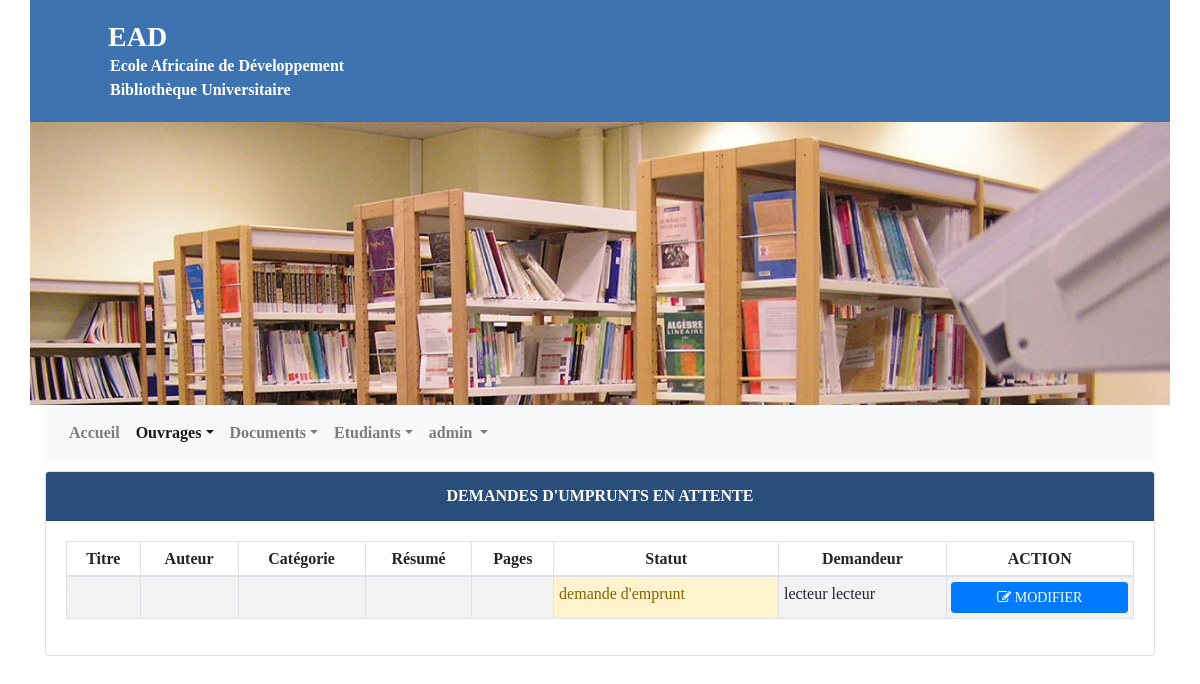
Page /?c=AdmlisteEmp (signed in) on the committed database.
### tables this page shows
CREATE TABLE `operations` (
  `id_op` int(11) NOT NULL,
  `lib_op` varchar(50) NOT NULL,
  `id_etudiant` int(11) NOT NULL,
  `id_exp` int(11) NOT NULL,
  `operation` varchar(1) NOT NULL,
  `date_demande_op` varchar(50) DEFAULT NULL,
  `heure_demande_op` varchar(50) DEFAULT NULL,
  `date_debut_op` varchar(100) DEFAULT NULL,
  `heure_debut_op` varchar(50) DEFAULT NULL,
  `date_fin_op` varchar(50) DEFAULT NULL,
  `heure_fin_op` varchar(50) DEFAULT NULL,
  `jour_op` varchar(10) NOT NULL,
  `mois_op` varchar(20) NOT NULL,
  `annee_op` varchar(10) NOT NULL
);

CREATE TABLE `etudiant` (
  `id_etudiant` int(11) NOT NULL,
  `matricule` varchar(255) NOT NULL,
  `nom_etudiant` varchar(255) NOT NULL,
  `prenom_etudiant` varchar(255) NOT NULL,
  `sexe` varchar(1) NOT NULL,
  `adresse_lecteur` varchar(255) NOT NULL,
  `tel_lecteur` varchar(255) NOT NULL,
  `option_etud` varchar(50) NOT NULL,
  `annee` varchar(50) NOT NULL
);

### controllers/admin/controllers_listeEmpr.php (called while the page is built)
<?php
include('models/classe_ouvrages.php');
$listeOuvEmpr = new Ouvrages(NULL,NULL,NULL,NULL,NULL,NULL,NULL);
	$aff = $listeOuvEmpr->afficheOuvEmpr();
	include ('views/admin/listeOuvEmpr.php');
?>

### models/classe_ouvrages.php (called while the page is built, shortened)
<?php
	class ouvrages
	{
		public function afficheOuvEmpr(){
            $bdd = connexionBdd();
            $requete = $bdd->prepare('SELECT * FROM `operations` LEFT JOIN exemplaires ON operations.id_exp=exemplaires.id_exp LEFT JOIN ouvrages ON exemplaires.id_ouvrage=ouvrages.id_ouvrage LEFT JOIN auteurs ON auteurs.id_auteur=ouvrages.id_auteur LEFT JOIN categories ON categories.id_cat_ouv=ouvrages.id_cat_ouv INNER JOIN etudiant ON operations.id_etudiant=etudiant.id_etudiant LEFT JOIN compartiments ON ouvrages.id_comp=compartiments.id_comp LEFT JOIN rayon ON compartiments.id_rayon=rayon.id_rayon WHERE lib_op="demande d\'emprunt" ORDER BY id_op DESC');
            $requete->execute();
			$ouv_empr = $requete -> rowCount();
            return $requete;
        }
	}
?>

### views/admin/listeOuvEmpr.php (the view, shortened to what this page needs)
<!doctype html>
<html lang="fr-FR">
  <head>
     <link rel="stylesheet" href="css/bootstrap.min.css"/>
   <link rel="stylesheet" href="css/style.css"/>
    <link rel="stylesheet" href="assets/fonts/font-awesome.min.css">
  </head>
  <body>
   <div class="container">
<?php include('header.php'); ?>
        <div class="row" style="">
            <img src="images/bibliothèque.jpg" alt="" style="width: 100%" />
        </div>
        <div class="row">
          <div class="col-sm">
            <nav class="navbar navbar-expand-lg navbar-light bg-light">
                <div class="collapse navbar-collapse" id="navbarSupportedContent">
                  <ul class="navbar-nav mr-auto">
                    <li class="nav-item">
                      <a class="nav-link" href="?c=espAdm"><b>Accueil <span class="sr-only">(current)</span></b></a>
                    </li>
                    <li class="nav-item active dropdown">
                      <?php include('menu_ouvrages.php'); ?>
                    </li>
                    <li class="nav-item dropdown">
                      <?php include('menu_documents.php'); ?>
                    </li>
										<li class="nav-item dropdown">
                      <?php include('menu_etudiants.php'); ?>
                    </li>
                    <li class="nav-item dropdown">
                      <a class="nav-link dropdown-toggle" href="#" id="navbarDropdown" role="button" data-toggle="dropdown" aria-haspopup="true" aria-expanded="false">
                        <b><?php echo ($_SESSION['nom_admin']); ?></b>
                      </a>
                    </li>
                  </ul>
                </div>
            </nav>
          </div>
        </div>
        <div class="row" style="margin-top: 10px;">
          <div class="col-xs-12 col-sm-12 col-md-12" style="">
            <div class="card card-default">
              <div class="card-header text-white text-center text-uppercase bgc" style="">
              <strong class="">demandes d'umprunts en attente</strong>
              </div>
              <div class="card-body">
								<div class="table-responsive" style="">
								<table class="table table-bordered table-striped table-sm">
          <thead class="text-center" style="/*background-color: #6c757d*/">
								<tr>
									<th>Titre</th>
									<th>Auteur</th>
									<th>Catégorie</th>
									<th>Résumé</th>
									<th>Pages</th>
									<th>Statut</th>
									<th>Demandeur</th>
									<th style="">ACTION</th>
								</tr>
							</thead>
							<tbody class='font-weight-normal'>
									<?php while($et=$aff->fetch()){?>
									<tr>
										<td><?php echo($et['titre_ouvrage'])?></td>
										<td><?php echo($et['nom_auteur'])?></td>
										<td><?php echo($et['lib_cat_ouv'])?></td>
										<td><?php echo($et['resume_ouvrage'])?></td>
										<td><span class="badge"><?php echo($et['nbre_page_ouv'])?></span></td>
										<td class="alert-warning"><?php echo($et['lib_op'])?></td>
										<td><?php echo($et['prenom_etudiant'])?> <?php echo($et['nom_etudiant'])?></td>
										<td style="text-align:center;">
											<a class="a_lien" style="text-decoration: none;" href="?c=modifOuvEmpr&code=<?php echo($et['id_op'])?>">
												<button  class="btn btn-primary btn-block btn-sm" type="submit" style=""><i class="fa fa-edit"></i> MODIFIER</button>
											</a>
										</td>
									</tr>
									<?php }?>
							</tbody>
        </table> </div>
              </div>
            </div>
          </div>
        </div>
    </div>
  </body>
</html>

### css/style.css (style rules this page uses)
body { font-family:"Times New Roman", Georgia, Times, serif; }
.bgc { background-color: #294E79; }

### rows in the picture
operations: lib_op "demande d'emprunt", id_etudiant.prenom_etudiant "lecteur", id_etudiant.nom_etudiant "lecteur"

### other values in the picture
$_SESSION['nom_admin'] "admin"
